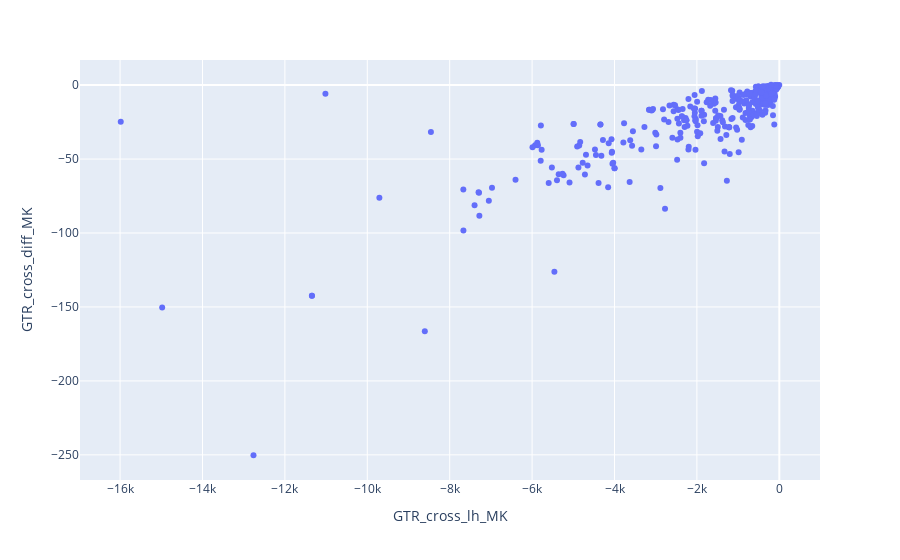
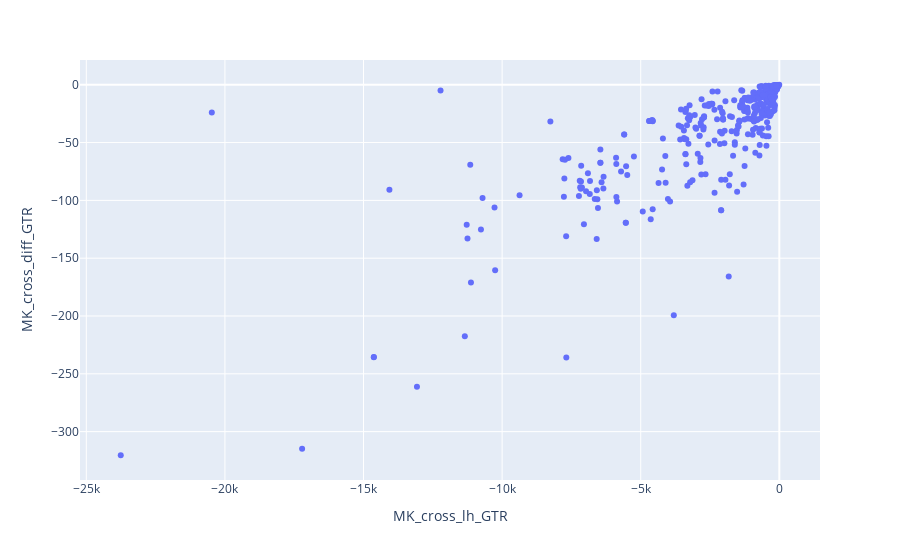

The notebook cell saved with these charts, in order:
### Code cell
fig = px.scatter(df, x="GTR_cross_lh_MK", y="GTR_cross_diff_MK")
fig.show()
fig = px.scatter(df, x="MK_cross_lh_GTR", y="MK_cross_diff_GTR")
fig.show()
fig = px.scatter(df, x="GTR_cross_diff_MK", y="MK_cross_diff_GTR")
fig.show()

### Figure 1 — Plotly figure (JSON) as saved in the notebook; plotly's stock layout.template omitted (floating-point values rounded to 4 significant figures; data arrays with more than 128 entries replaced by an {"elided": "..."} marker saying what was removed)
{"data": [{"hovertemplate": "GTR_cross_lh_MK=%{x}<br>GTR_cross_diff_MK=%{y}<extra></extra>", "legendgroup": "", "marker": {"color": "#636efa", "symbol": "circle"}, "mode": "markers", "name": "", "orientation": "v", "showlegend": false, "type": "scatter", "x": {"elided": "372 float values"}, "xaxis": "x", "y": {"elided": "372 float values"}, "yaxis": "y"}], "layout": {"legend": {"tracegroupgap": 0}, "margin": {"t": 60}, "xaxis": {"anchor": "y", "domain": [0, 1], "title": {"text": "GTR_cross_lh_MK"}}, "yaxis": {"anchor": "x", "domain": [0, 1], "title": {"text": "GTR_cross_diff_MK"}}}}

### Figure 2 — Plotly figure (JSON) as saved in the notebook; plotly's stock layout.template omitted (floating-point values rounded to 4 significant figures; data arrays with more than 128 entries replaced by an {"elided": "..."} marker saying what was removed)
{"data": [{"hovertemplate": "MK_cross_lh_GTR=%{x}<br>MK_cross_diff_GTR=%{y}<extra></extra>", "legendgroup": "", "marker": {"color": "#636efa", "symbol": "circle"}, "mode": "markers", "name": "", "orientation": "v", "showlegend": false, "type": "scatter", "x": {"elided": "372 float values"}, "xaxis": "x", "y": {"elided": "372 float values"}, "yaxis": "y"}], "layout": {"legend": {"tracegroupgap": 0}, "margin": {"t": 60}, "xaxis": {"anchor": "y", "domain": [0, 1], "title": {"text": "MK_cross_lh_GTR"}}, "yaxis": {"anchor": "x", "domain": [0, 1], "title": {"text": "MK_cross_diff_GTR"}}}}
